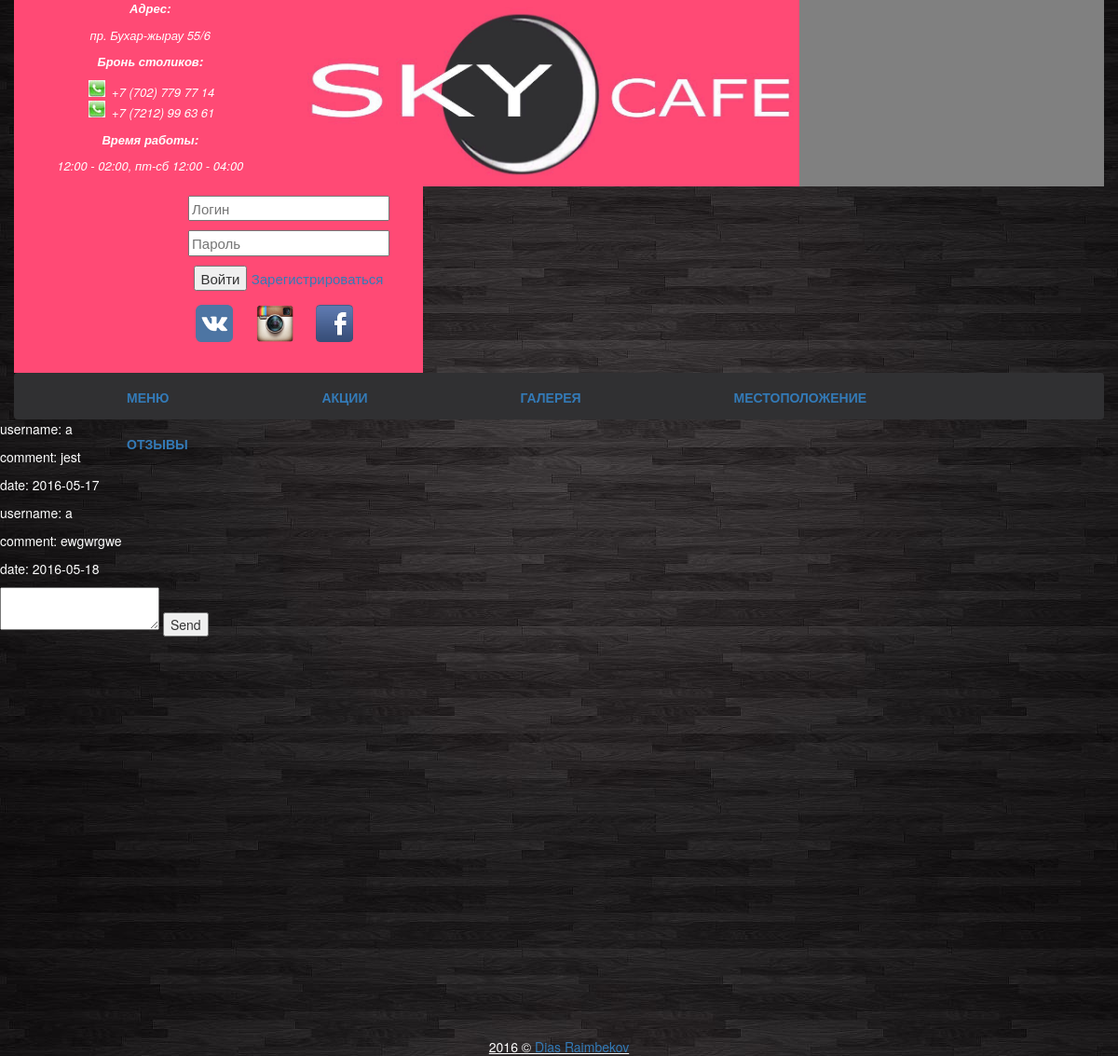
The app's page /nori7.php with its own data.
### tables this page shows
CREATE TABLE `comment` (
  `id` int(11) NOT NULL,
  `comment` text NOT NULL,
  `user_id` int(11) NOT NULL,
  `data` date NOT NULL
);

CREATE TABLE `user` (
  `id` int(11) NOT NULL,
  `username` varchar(50) NOT NULL,
  `password` varchar(50) NOT NULL,
  `name` varchar(50) NOT NULL,
  `email` varchar(50) NOT NULL
);

### nori7.php (the view, shortened to what this page needs)
<html>
<head>
	<link rel="stylesheet" type="text/css" href="css/bootstrap.css">
</head>
<body style="background: url(dlyatexta2.jpg);">
	<div class="container-fluid">
		<div class="menu">
			<div class="col-md-3" style="background-color:#FF4A75; min-height:200px; font-size:13px;color:white;">
				<p style="text-align:center;"><b><i>Адрес:</i></b></p>
				<p style="text-align:center;"><i>пр. Бухар-жырау 55/6</i></p>
				<p style="text-align:center;"><b><i>Бронь столиков:</i></b></p>
					<ul style="margin-left:50px;">
						<li style="margin:auto;"><i>+7 (702) 779 77 14</i></li>
						<li><i>+7 (7212) 99 63 61</i></li>
					</ul>
				<p style="text-align:center;"><b><i>Время работы:</i></b></p>
				<p style="text-align:center;"><i>12:00 - 02:00, пт-сб 12:00 - 04:00</i></p>
			</div>
			<div class="col-md-5" style="padding-left:0px;"><img style="height:200px;width:550px;mergin-right:" src="skycafelogo13.jpg"></div>
			<div class="col-md-3" style="background-color:#FF4A75; min-height:200px;font-size:15px; width:439px">
				<?php
				if(!isset($_SESSION['id'])){
				?>
				<form style="text-align:center; margin-top:10px;"  name="MyForms" autocomplete="on" method='post' action='register/testreg.php'>
					<p>
						<input  name='login' type="text" placeholder="Логин" required autofocus style ="margin-right: 3px; width:216px;" ></p>
					<p>
						<input type="password"  name='password' placeholder="Пароль" required style ="margin-right:3px;width:216px" >
					</p>
					<p style="text-align:center; margin-left:150px;">
					<input type="submit" value="Войти"> <a href="register/reg.php">Зарегистрироваться</a>
					</p>
				</form>
				<?php }
				else {?>
					<p>hello <?php echo $_SESSION['name']; ?></p>
					<a href="logout.php">Logout</a>
				<?php } ?>
				<div style = " text-align: center; margin-left: 120px;">
					<a href="https://vk.com/id311823826" title="ВК" target="_blank"><img src="vkicon1.png" width="40" ></a>
					<a href="http://instagram.com/sky.kafe" title="Инстаграм" target="_blank"><img src="instaicon.png"width="40" style ="margin-left: 20px;" ></a>
					<img src="faceicon1.png"width="40" title="Фэйсбук" target="_blank" style ="margin-left: 20px;" >
				</div>
			</div>
		</div>
	</div>
	<div class="container-fluid">
		<div class="navbar" style="color:white;">
			<ul>
				<li class="glavmenu"><a href="nori.php" title="МЕНЮ" target="_self"><b>МЕНЮ</b></a></li>
				<li class="glavmenu"><a href="nori4.php" title="АКЦИИ" target="_self"><b>АКЦИИ</b></a></li>
				<li class="glavmenu"><a href="nori5.php" title="ГАЛЕРЕЯ" target="_self"><b>ГАЛЕРЕЯ</b></a></li>
				<li class="glavmenu"><a href="nori6.php" title="МЕСТОПОЛОЖЕНИЕ" target="_self"><b>МЕСТОПОЛОЖЕНИЕ</b></a></li>
				<li class="glavmenu"><a href="nori7.php" title="ОТЗЫВЫ" target="_self"><b>ОТЗЫВЫ</b></a></li>
			</ul>
		</div>
	</div>
<div>
	<div id='my' style="color:white">
		<?php
			$sql="select * from comment";
			$result=mysql_query($sql);
			while($row=mysql_fetch_assoc($result)){
				$sqll="select * from user where id=".$row['user_id'];
				$res=mysql_query($sqll);
				$r=mysql_fetch_assoc($res);
		?>
		<p>username: <?php echo $r['username']; ?></p>
		<p>comment: <?php echo $row['comment']; ?></p>
		<p>date: <?php echo $row['data']; ?></p>
		<?php } ?>
	</div>
   <textarea id='text'></textarea>
   <button onclick='ajax()'>Send</button>
</div>
<div class="container">
	<div class="nadpis">
		<p ><u style="color:white;"> 2016 &copy; <a href="https://vk.com/dias10" title="ВК" target="_blank">Dias Raimbekov</a> </u></p>
	</div>
</div>
</body>
</html>

### nori7.php (style rules this page uses)
ul { list-style-image: url('trubka4.jpg'); }
.menu { width: 100%; height: 200px; background: gray; }
.navbar { width: 100%; height: 50px; background: #303032; margin-bottom: 0px !important; }
.navbar ul li { display: inline-block; padding: 15px 80px 15px 80px; }
.glavmenu { text-decoration: none; }
.nadpis { width: 100%; height: 10px; margin: 430 0 0 0; text-align: center; }

### records on screen
comment: user.username "a", comment "jest", data "2016-05-17"
comment: user.username "a", comment "ewgwrgwe", data "2016-05-18"
